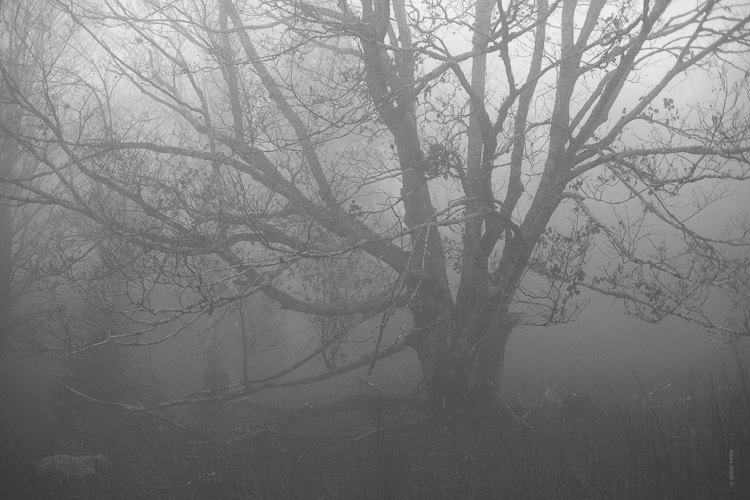
#> input picture img/tree.jpg, 750 x 500 px
$ python canny_equalised.py
#> lines starting #> are read from the running program, lines starting #| are printed output that depends on the picture; after the words box and inside, x2 and y2 are one past the last pixel; in counts of white or black regions, pixels touching at a corner belong together
import cv2
import numpy as np
import matplotlib.pyplot as plt

def auto_canny(image, sigma=0.33):
    # compute the median of the single channel pixel intensities
    v = np.median(image)

    # apply automatic Canny edge detection using the computed median
    lower = int(max(0, (1.0 - sigma) * v))
    upper = int(min(255, (1.0 + sigma) * v))
    edged = cv2.Canny(image, lower, upper)

    # return the edged image
    return edged


# load the image and convert it to grayscale
image = cv2.imread('../img/tree.jpg')
#> image is the input picture: shape (500, 750, 3); min 54, max 243, mean 127.3
gray = cv2.cvtColor(image, cv2.COLOR_BGR2GRAY)
edges = auto_canny(gray)
#> in auto_canny, `v = np.median(image)`: v = 120
#> in auto_canny, `lower = int(max(0, (1.0 - sigma) * v))`: lower = 80
#> in auto_canny, `upper = int(min(255, (1.0 + sigma) * v))`: upper = 159
#> in auto_canny, `edged = cv2.Canny(image, lower, upper)`:
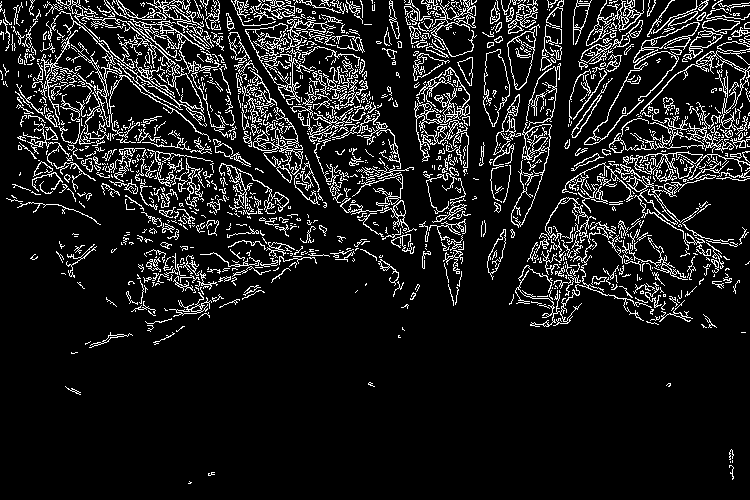
#> edged: shape (500, 750); 11% white in thin lines or dots

eq = cv2.equalizeHist(gray)
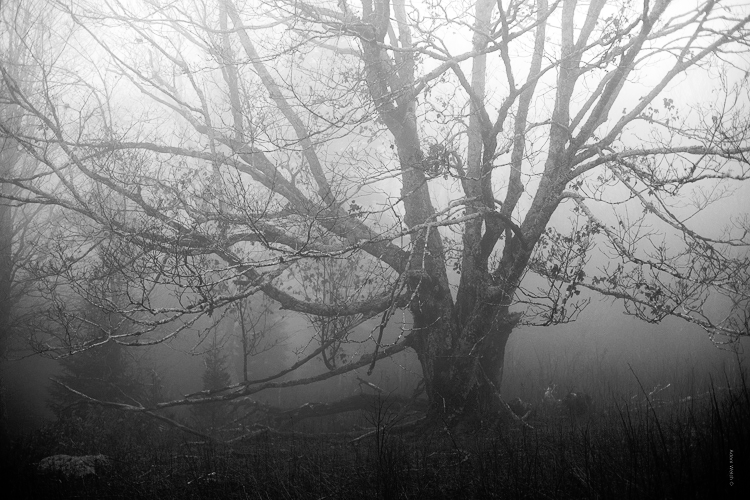
#> eq: shape (500, 750); min 0, max 255, mean 128.4
eq_edges = auto_canny(eq)
#> call 2 of auto_canny, with sigma = 0.33
#> in auto_canny (call 2), `v = np.median(image)`: v = 129
#> in auto_canny (call 2), `lower = int(max(0, (1.0 - sigma) * v))`: lower = 86
#> in auto_canny (call 2), `upper = int(min(255, (1.0 + sigma) * v))`: upper = 171
#> in auto_canny (call 2), `edged = cv2.Canny(image, lower, upper)`:
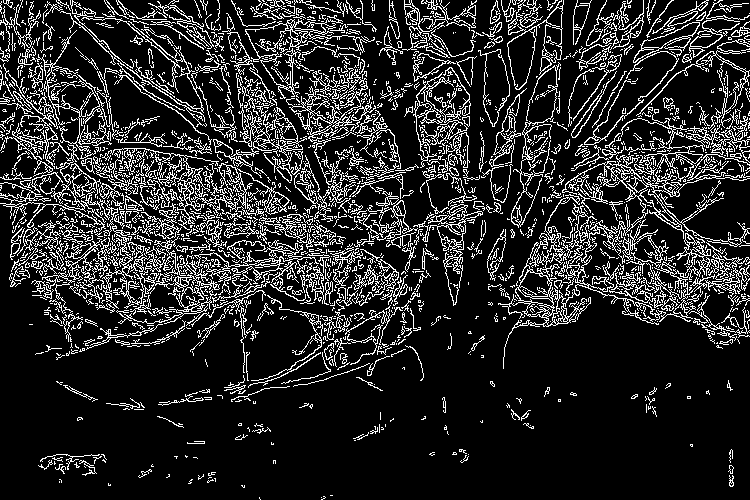
#> edged: shape (500, 750); 16% white in thin lines or dots

plt.figure(figsize=(20, 10))
plt.subplot(221), plt.imshow(gray, cmap='gray')
plt.title('Original Image'), plt.xticks([]), plt.yticks([])
plt.subplot(222), plt.imshow(eq, cmap='gray')
plt.title('Equalised Image'), plt.xticks([]), plt.yticks([])
plt.subplot(223), plt.imshow(edges, cmap='gray')
plt.title('Canny Edge Original Image'), plt.xticks([]), plt.yticks([])
plt.subplot(224), plt.imshow(eq_edges, cmap='gray')
plt.title('Canny Edge Equalised Image'), plt.xticks([]), plt.yticks([])

plt.show()
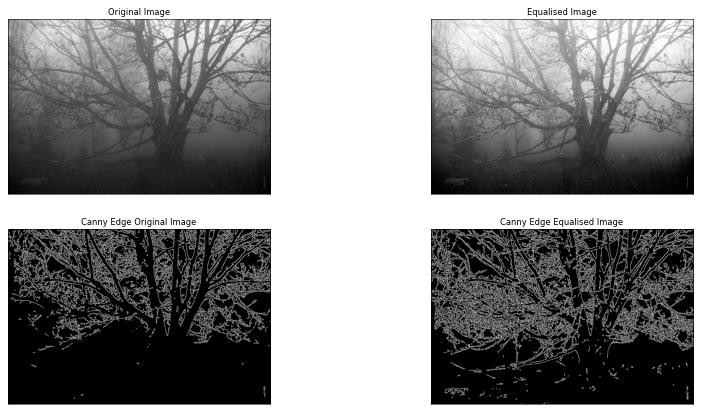
#> figure drawn by matplotlib, 4 panels
